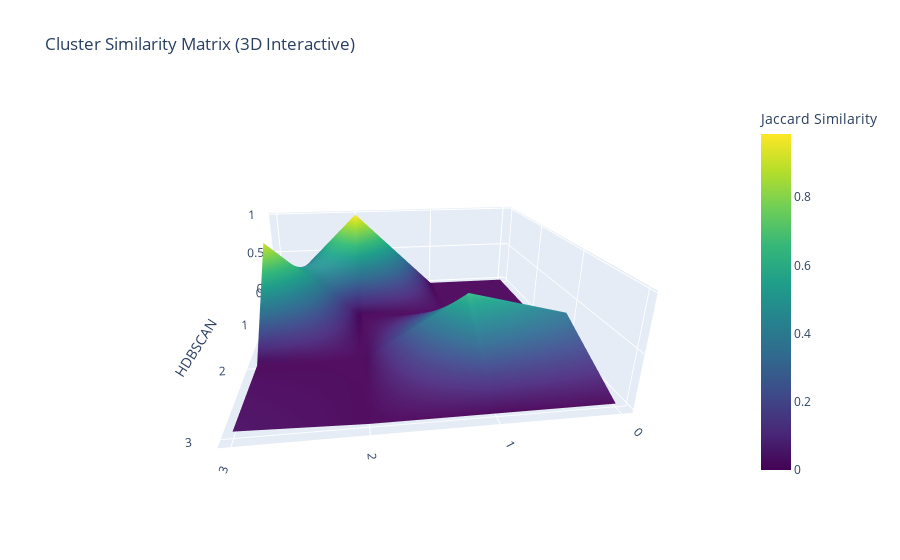

This figure's notebook cell:
### Code cell
# 2. 3D 效果 + 鼠标悬停 with Plotly
fig = go.Figure(
    data=go.Surface(
        z=df.values,
        colorscale="viridis",  # 替换为支持的配色方案
        colorbar=dict(title="Jaccard Similarity"),
    )
)

# 配置布局
fig.update_layout(
    title="Cluster Similarity Matrix (3D Interactive)",
    scene=dict(
        xaxis_title="DPC",
        yaxis_title="HDBSCAN",
        zaxis_title="",
        xaxis=dict(tickvals=[0, 1, 2, 3], ticktext=["0", "1", "2", "3"]),
        yaxis=dict(tickvals=[0, 1, 2, 3], ticktext=["0", "1", "2", "3"]),
    ),
)

# 显示交互式 3D 图
fig.show()

### Figure 1 — Plotly figure (JSON) as saved in the notebook; plotly's stock layout.template omitted (floating-point values rounded to 4 significant figures)
{"data": [{"colorbar": {"title": {"text": "Jaccard Similarity"}}, "colorscale": [[0, "#440154"], [0.1111, "#482878"], [0.2222, "#3e4989"], [0.3333, "#31688e"], [0.4444, "#26828e"], [0.5556, "#1f9e89"], [0.6667, "#35b779"], [0.7778, "#6ece58"], [0.8889, "#b5de2b"], [1, "#fde725"]], "type": "surface", "z": [[0, 0, 0.9851, 0], [0, 0, 0, 0.9138], [0.368, 0.6291, 0, 0], [0, 0, 0, 0.03156]]}], "layout": {"autosize": true, "scene": {"aspectmode": "auto", "aspectratio": {"x": 1.449, "y": 1.449, "z": 0.476}, "camera": {"center": {"x": 0, "y": 0, "z": 0}, "eye": {"x": 0.2636, "y": 2.002, "z": 0.7803}, "projection": {"type": "perspective"}, "up": {"x": 0, "y": 0, "z": 1}}, "xaxis": {"ticktext": ["0", "1", "2", "3"], "tickvals": [0, 1, 2, 3], "title": {"text": "DPC"}}, "yaxis": {"ticktext": ["0", "1", "2", "3"], "tickvals": [0, 1, 2, 3], "title": {"text": "HDBSCAN"}}, "zaxis": {"title": {"text": ""}, "type": "linear"}}, "title": {"text": "Cluster Similarity Matrix (3D Interactive)"}}}
